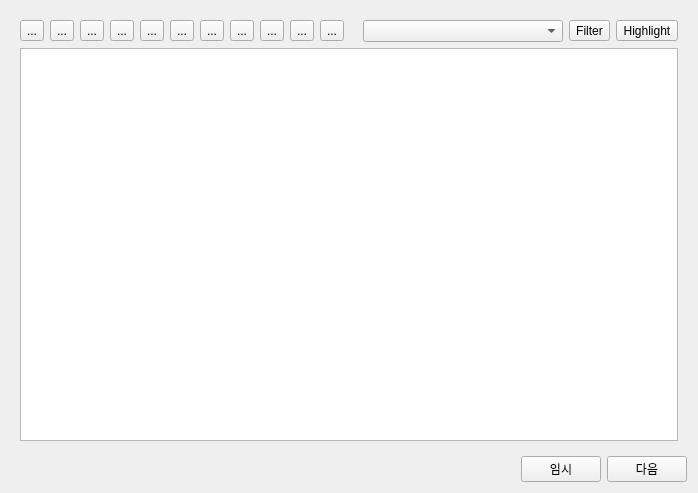
<?xml version="1.0" encoding="UTF-8"?>
<ui version="4.0">
 <class>Form</class>
 <widget class="QWidget" name="Form">
  <property name="geometry">
   <rect>
    <x>0</x>
    <y>0</y>
    <width>698</width>
    <height>493</height>
   </rect>
  </property>
  <property name="windowTitle">
   <string>Form</string>
  </property>
  <layout class="QVBoxLayout" name="verticalLayout_2">
   <item>
    <widget class="QWidget" name="widget" native="true">
     <layout class="QVBoxLayout" name="verticalLayout">
      <item>
       <layout class="QHBoxLayout" name="horizontalLayout_toolbar">
        <item>
         <widget class="QToolButton" name="toolButton_connect">
          <property name="toolTip">
           <string>PM 서버 연결</string>
          </property>
          <property name="text">
           <string>...</string>
          </property>
          <property name="icon">
           <iconset resource="resource.qrc">
            <normaloff>:/icon/icon/link (1).png</normaloff>:/icon/icon/link (1).png</iconset>
          </property>
         </widget>
        </item>
        <item>
         <widget class="QToolButton" name="toolButton_save">
          <property name="toolTip">
           <string>PM 서버 저장(Ctril + S)</string>
          </property>
          <property name="text">
           <string>...</string>
          </property>
          <property name="icon">
           <iconset resource="resource.qrc">
            <normaloff>:/icon/icon/icons8-구하다-30.png</normaloff>:/icon/icon/icons8-구하다-30.png</iconset>
          </property>
          <property name="shortcut">
           <string>Ctrl+S</string>
          </property>
         </widget>
        </item>
        <item>
         <widget class="QToolButton" name="toolButton_insert_row">
          <property name="toolTip">
           <string>열 삽입</string>
          </property>
          <property name="text">
           <string>...</string>
          </property>
          <property name="icon">
           <iconset resource="resource.qrc">
            <normaloff>:/icon/icon/row_insert.png</normaloff>:/icon/icon/row_insert.png</iconset>
          </property>
         </widget>
        </item>
        <item>
         <widget class="QToolButton" name="toolButton_delete_row">
          <property name="toolTip">
           <string>열 삭제</string>
          </property>
          <property name="text">
           <string>...</string>
          </property>
          <property name="icon">
           <iconset resource="resource.qrc">
            <normaloff>:/icon/icon/delete_row.png</normaloff>:/icon/icon/delete_row.png</iconset>
          </property>
         </widget>
        </item>
        <item>
         <widget class="QToolButton" name="toolButton_export">
          <property name="toolTip">
           <string>엑셀 내보내기</string>
          </property>
          <property name="text">
           <string>...</string>
          </property>
          <property name="icon">
           <iconset resource="resource.qrc">
            <normaloff>:/icon/icon/icons8-수출-24.png</normaloff>:/icon/icon/icons8-수출-24.png</iconset>
          </property>
         </widget>
        </item>
        <item>
         <widget class="QToolButton" name="toolButton_import">
          <property name="toolTip">
           <string>엑셀 들여오기</string>
          </property>
          <property name="text">
           <string>...</string>
          </property>
          <property name="icon">
           <iconset resource="resource.qrc">
            <normaloff>:/icon/icon/icons8-수입-24.png</normaloff>:/icon/icon/icons8-수입-24.png</iconset>
          </property>
         </widget>
        </item>
        <item>
         <widget class="QToolButton" name="toolButton_undo">
          <property name="toolTip">
           <string>되돌리기(Ctrl + Z)</string>
          </property>
          <property name="text">
           <string>...</string>
          </property>
          <property name="icon">
           <iconset resource="resource.qrc">
            <normaloff>:/icon/icon/icons8-끄르다-24.png</normaloff>:/icon/icon/icons8-끄르다-24.png</iconset>
          </property>
         </widget>
        </item>
        <item>
         <widget class="QToolButton" name="toolButton_redo">
          <property name="toolTip">
           <string>다시실행(Ctrl + Y)</string>
          </property>
          <property name="text">
           <string>...</string>
          </property>
          <property name="icon">
           <iconset resource="resource.qrc">
            <normaloff>:/icon/icon/icons8-다시-하다-24.png</normaloff>:/icon/icon/icons8-다시-하다-24.png</iconset>
          </property>
          <property name="shortcut">
           <string>Ctrl+Y</string>
          </property>
         </widget>
        </item>
        <item>
         <widget class="QToolButton" name="toolButton_copy">
          <property name="toolTip">
           <string>복사(Ctrl + C)</string>
          </property>
          <property name="text">
           <string>...</string>
          </property>
          <property name="icon">
           <iconset resource="resource.qrc">
            <normaloff>:/icon/icon/icons8-부-26.png</normaloff>:/icon/icon/icons8-부-26.png</iconset>
          </property>
          <property name="shortcut">
           <string>Ctrl+C</string>
          </property>
         </widget>
        </item>
        <item>
         <widget class="QToolButton" name="toolButton_paste">
          <property name="toolTip">
           <string>붙여넣기(Ctrl + V)</string>
          </property>
          <property name="text">
           <string>...</string>
          </property>
          <property name="icon">
           <iconset resource="resource.qrc">
            <normaloff>:/icon/icon/icons8-풀-26.png</normaloff>:/icon/icon/icons8-풀-26.png</iconset>
          </property>
         </widget>
        </item>
        <item>
         <widget class="QToolButton" name="toolButton_refresh">
          <property name="toolTip">
           <string>데이터 갱신</string>
          </property>
          <property name="text">
           <string>...</string>
          </property>
          <property name="icon">
           <iconset resource="resource.qrc">
            <normaloff>:/icon/icon/refresh_1.png</normaloff>:/icon/icon/refresh_1.png</iconset>
          </property>
          <property name="shortcut">
           <string>F5</string>
          </property>
         </widget>
        </item>
        <item>
         <spacer name="horizontalSpacer_7">
          <property name="orientation">
           <enum>Qt::Horizontal</enum>
          </property>
          <property name="sizeHint" stdset="0">
           <size>
            <width>40</width>
            <height>20</height>
           </size>
          </property>
         </spacer>
        </item>
        <item>
         <widget class="QComboBox" name="comboBox_pm_list">
          <property name="minimumSize">
           <size>
            <width>200</width>
            <height>0</height>
           </size>
          </property>
         </widget>
        </item>
        <item>
         <widget class="QToolButton" name="toolButton_filter">
          <property name="text">
           <string>Filter</string>
          </property>
         </widget>
        </item>
        <item>
         <widget class="QToolButton" name="toolButton_highlight">
          <property name="text">
           <string>Highlight</string>
          </property>
         </widget>
        </item>
       </layout>
      </item>
      <item>
       <widget class="QTableView" name="tableView">
        <property name="editTriggers">
         <set>QAbstractItemView::AllEditTriggers</set>
        </property>
       </widget>
      </item>
     </layout>
    </widget>
   </item>
   <item>
    <layout class="QHBoxLayout" name="horizontalLayout">
     <item>
      <spacer name="horizontalSpacer_8">
       <property name="orientation">
        <enum>Qt::Horizontal</enum>
       </property>
       <property name="sizeType">
        <enum>QSizePolicy::Fixed</enum>
       </property>
       <property name="sizeHint" stdset="0">
        <size>
         <width>40</width>
         <height>20</height>
        </size>
       </property>
      </spacer>
     </item>
     <item>
      <widget class="QLabel" name="label_info">
       <property name="sizePolicy">
        <sizepolicy hsizetype="Expanding" vsizetype="Preferred">
         <horstretch>0</horstretch>
         <verstretch>0</verstretch>
        </sizepolicy>
       </property>
       <property name="text">
        <string/>
       </property>
      </widget>
     </item>
     <item>
      <widget class="QPushButton" name="pushButton_temp">
       <property name="text">
        <string>임시</string>
       </property>
      </widget>
     </item>
     <item>
      <widget class="QPushButton" name="pushButton_next">
       <property name="text">
        <string>다음</string>
       </property>
      </widget>
     </item>
    </layout>
   </item>
  </layout>
 </widget>
 <resources>
  <include location="resource.qrc"/>
 </resources>
 <connections/>
</ui>
